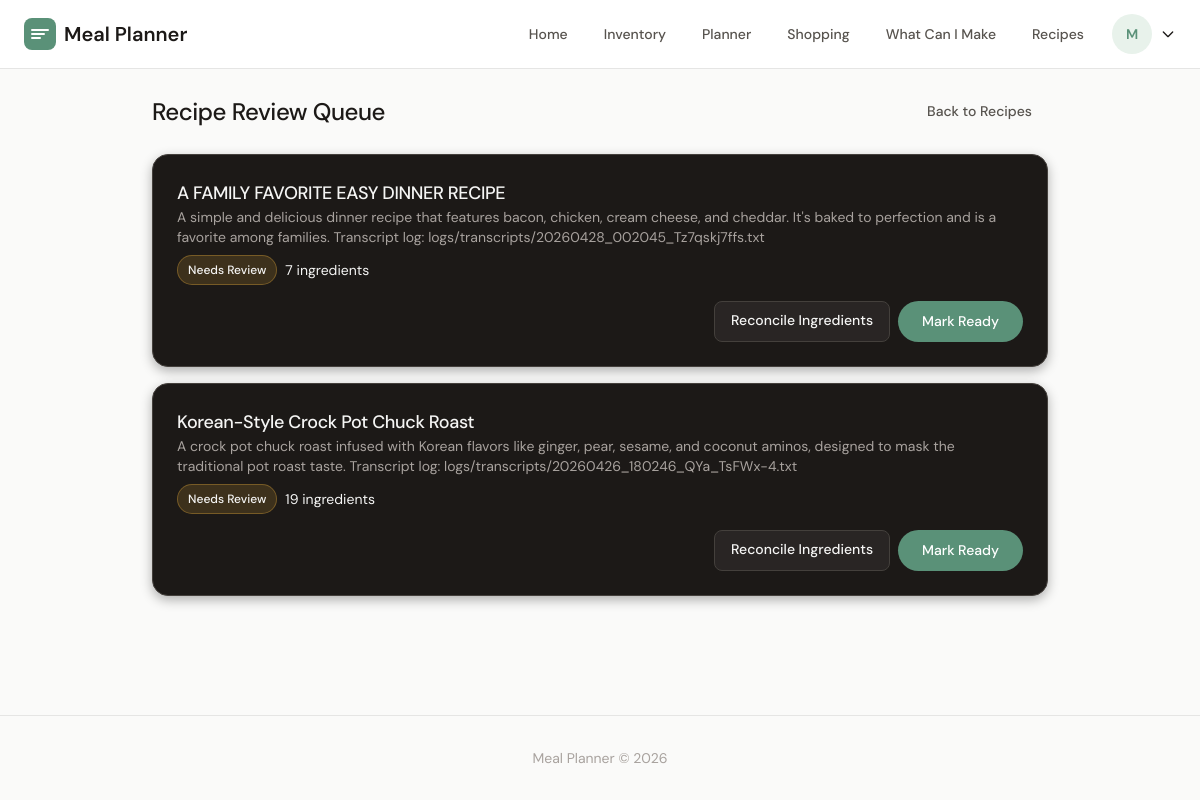
Before: /reviews/queue/ (signed in) with the older database file.
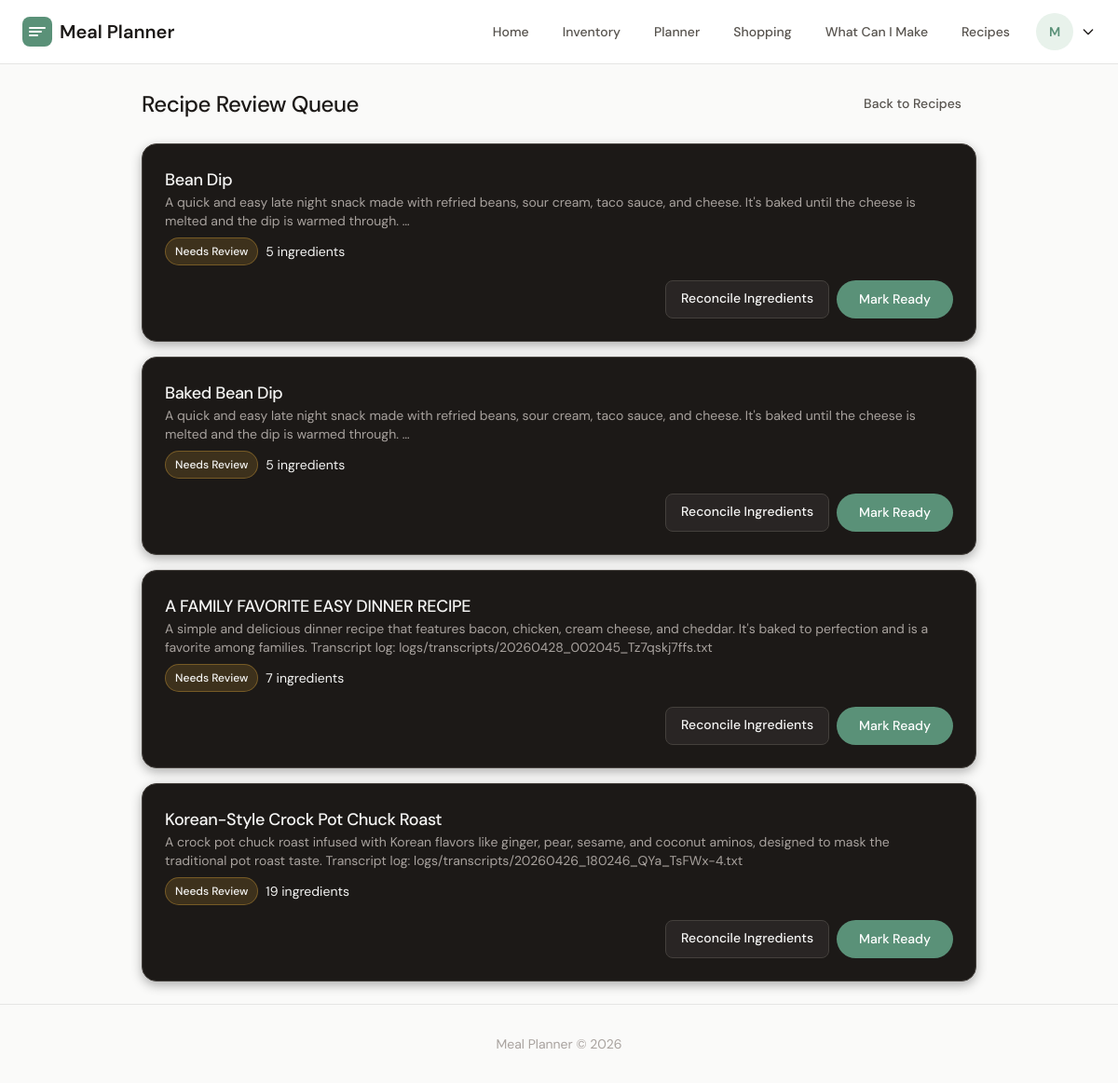
After: the same page with the newer database file.
### recipes/models.py (models this page shows, shortened)
class Recipe(models.Model):
    household = models.ForeignKey(
        Household, on_delete=models.CASCADE, related_name="recipes"
    )
    title = models.CharField(max_length=200, db_index=True)
    description = models.TextField(blank=True)
    photo = models.ImageField(upload_to="recipes/%Y/%m/%d/", blank=True, null=True)
    video_url = models.URLField(blank=True)
    on_hand_idea = models.BooleanField(default=False, db_index=True)
    leftover_worthy = models.BooleanField(default=False, db_index=True)
    needs_review = models.BooleanField(default=True, db_index=True)
    created_at = models.DateTimeField(auto_now_add=True, db_index=True)
    updated_at = models.DateTimeField(auto_now=True)
    class Meta:
        ordering = ["-created_at"]
        indexes = [
            models.Index(fields=["household", "created_at"]),
        ]

### reviews/views.py (the view)
# urls.py: path("queue/", views.ReviewQueueView.as_view(), name="review_queue"),
class ReviewQueueView(LoginRequiredMixin, ListView):
    model = Recipe
    template_name = "reviews/review_queue.html"
    context_object_name = "needs_review"
    def get_queryset(self):
        return Recipe.objects.filter(
            household=self.request.user.household, needs_review=True
        ).distinct()
    def get_context_data(self, **kwargs):
        context = super().get_context_data(**kwargs)
        context["recipes"] = context["needs_review"]
        return context

### templates/reviews/review_queue.html (shortened to what this page needs)
{% extends "base.html" %}
{% block content %}
<div class="max-w-4xl mx-auto">
    <div class="flex justify-between items-center mb-6">
        <h1 class="text-2xl font-medium">Recipe Review Queue</h1>
        <a href="{% url 'recipes:recipe_list' %}" class="btn-ghost">Back to Recipes</a>
    </div>
    {% if not needs_review %}
    <div class="card-dark p-8 text-center">
        <p class="text-lg">No recipes need review.</p>
        <p class="text-sm" style="color: var(--text-light-gray); margin-top: 8px;">All recipes are ready for use!</p>
        <a href="{% url 'recipes:recipe_list' %}" class="btn-pill mt-4">View All Recipes</a>
    </div>
    {% else %}
    <div class="space-y-4">
        {% for recipe in needs_review %}
        <div class="card-dark">
            <div class="p-6">
                <h2 class="text-lg font-medium">{{ recipe.title }}</h2>
                <p class="text-sm" style="color: var(--text-light-gray);">{{ recipe.description|truncatewords:30 }}</p>
                <div class="flex items-center gap-2 mt-2 text-sm">
                    <span class="badge-dark" style="background: rgba(251, 189, 65, 0.15); color: #fbbd41; border-color: rgba(251, 189, 65, 0.3);">Needs Review</span>
                    <span style="color: var(--text-light-gray);">{{ recipe.ingredients.count }} ingredients</span>
                </div>
                <div class="flex justify-end gap-2 mt-4">
                    <a href="{% url 'reviews:recipe_reconcile' recipe.pk %}" class="btn-ghost">
                        Reconcile Ingredients
                    </a>
                    <a href="{% url 'reviews:mark_ready' recipe.pk %}" class="btn-pill">
                        Mark Ready
                    </a>
                </div>
            </div>
        </div>
        {% endfor %}
    </div>
    {% endif %}
</div>
{% endblock %}

Changed rows visible on the page:
added Recipe: title "Bean Dip", description "A quick and easy late night snack made with refried beans, sour cream, taco sauce, and cheese. It's baked until the cheese is melted and the dip is warmed through. …", ingredients.count "5"
added Recipe: title "Baked Bean Dip", description "A quick and easy late night snack made with refried beans, sour cream, taco sauce, and cheese. It's baked until the cheese is melted and the dip is warmed through. …", ingredients.count "5"
